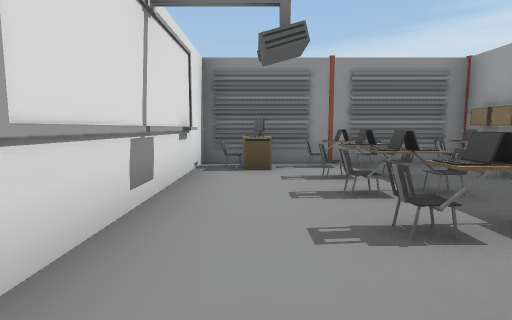
view 1 (above)

24 first-person views from a walk through a 3-D level made in the Unity game engine. The camera is 1.4 m above the floor, tilts 6° down and sees 80° across. The floor is counted in squares, 2 m on a side. Each view is taken from the middle of a square. On the plan, view 1 faces up. The plan holds only what a view shows up to about 10 squares ahead; the rest is blank. The place goes on beyond the plan. The player is left out. Door leaves are left out, so doorways stand open. Some surface patterns are stand-ins.

view 2
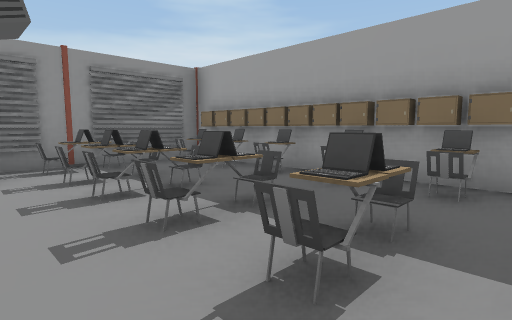

view 3
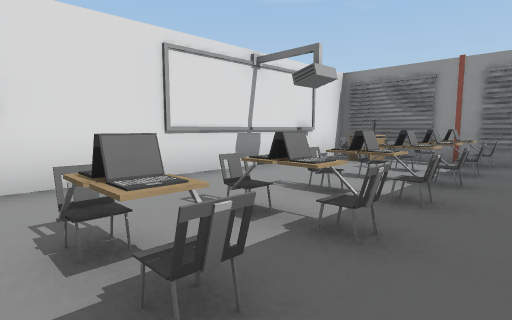

view 4
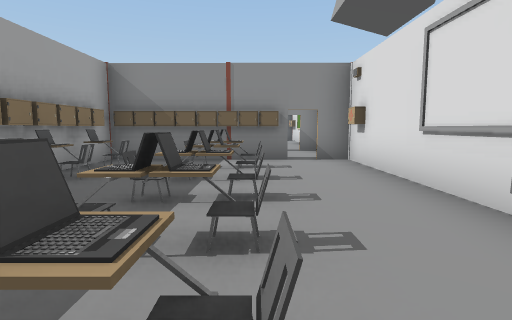

view 5
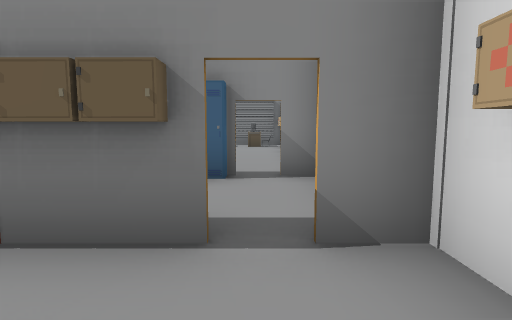

view 6
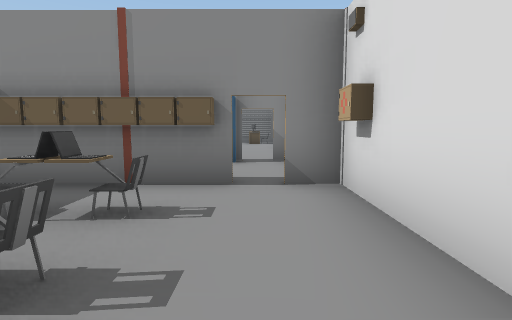

view 7
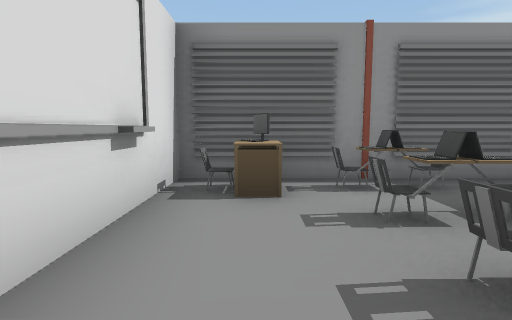

view 8
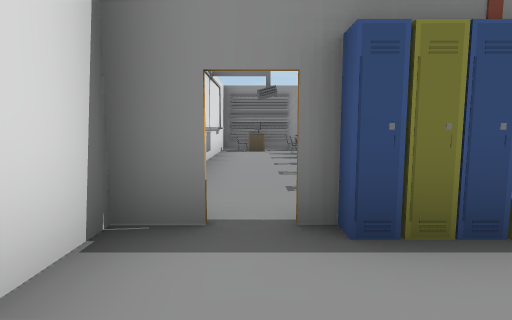

view 9
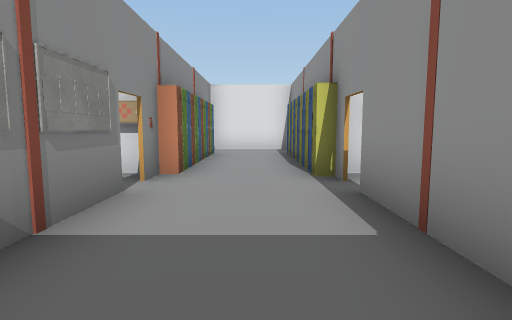

view 10
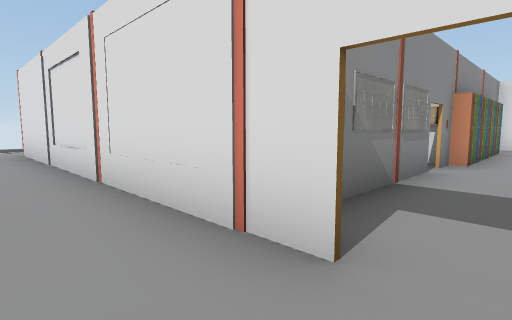

view 11
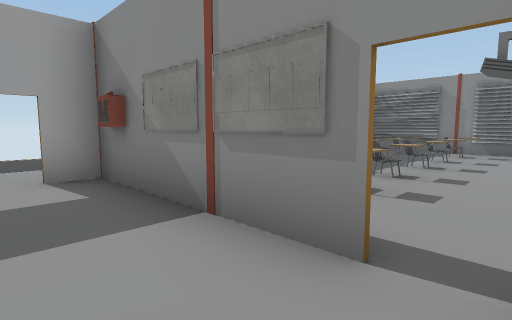

view 12
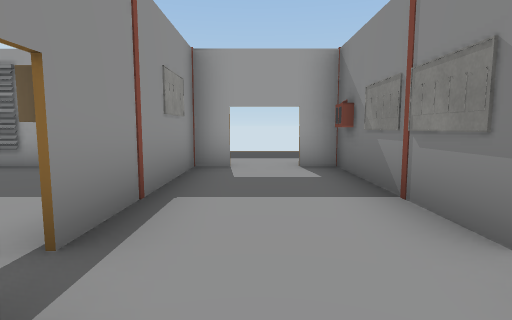

view 13
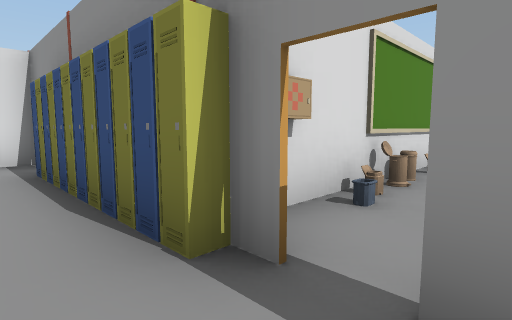

view 14
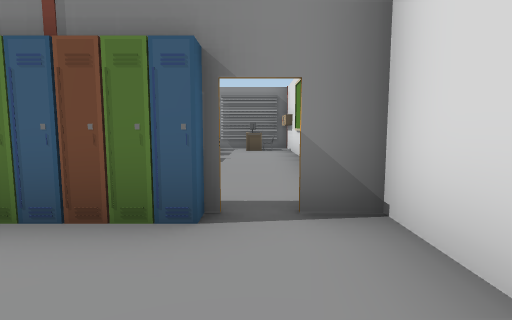

view 15
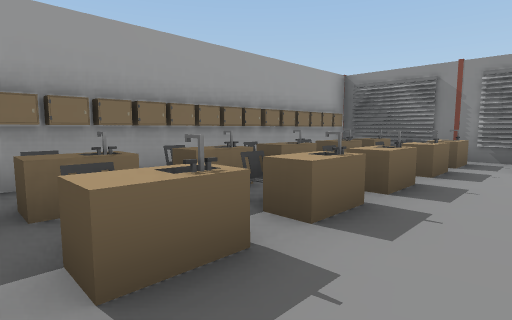

view 16
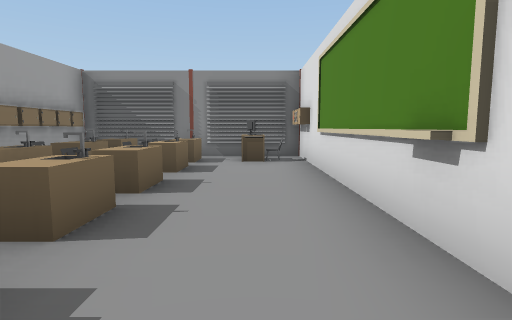

view 17
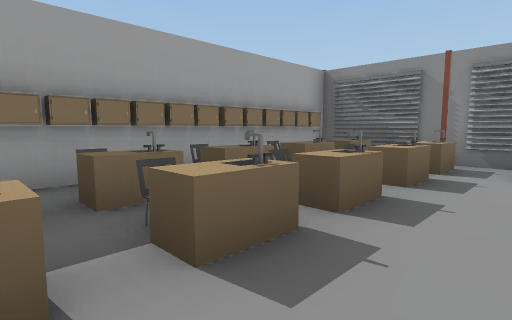

view 18
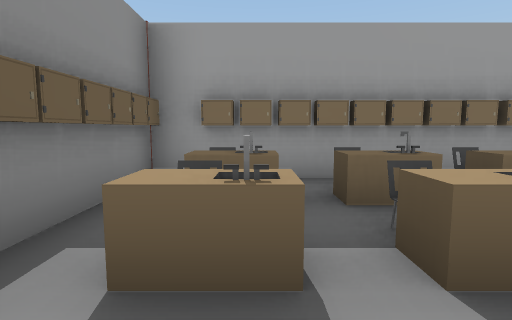

view 19
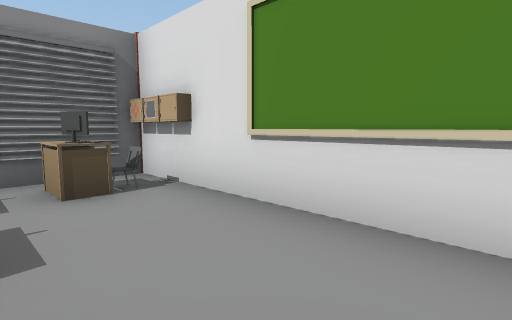

view 20
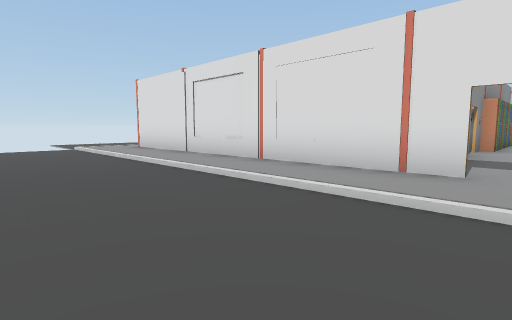

view 21
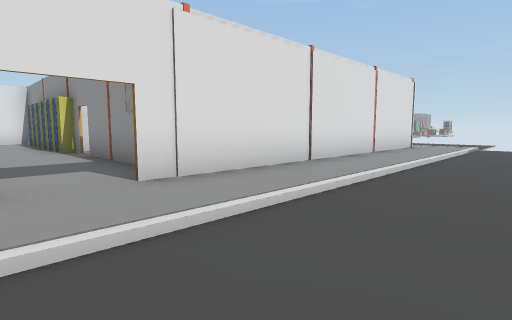

view 22
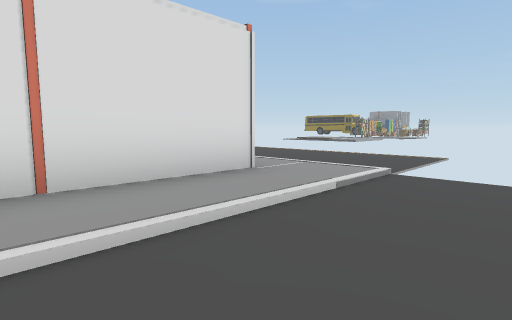

view 23
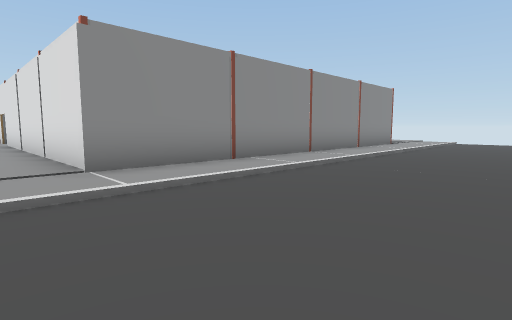

view 24
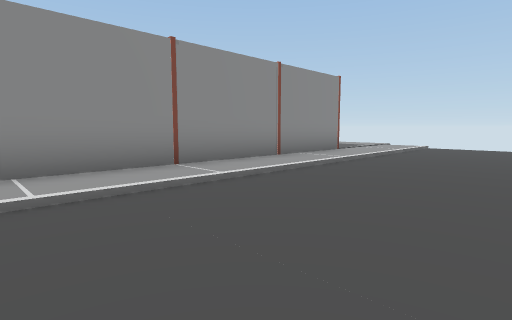

### Floor plan
Key: @ floor where view 1 was taken; # wall or solid block; . main floor; : floor 0.25 m higher than the main floor; + floor 1.25 m higher than the main floor; / step, stairs or slope; D open door; L laptop; C chair; M computer; K locker; T table; O other object.
Columns run from 4 left of view 1 to 14 right of it. Each row starts with its distance up from view 1.
 11       ..........
 10 ................
  9 ................
  8 ................
  7  ::::LC:O::::::/..
  6   :#MCL#K #####/..
  5    CT:L:K     #/..
  4    #:CCOK     #/..
  3    #LCLCL     #/..
  2    #:CLOKO   ##/.
  1    #CLLCLO   ##/..
  0    #@CCCKO    #/..
 -1    #::L:K     #/..
 -2    #:KKKKKK   #/..
 -3    #::::::::::D/...
 -4    #:KKKKOO#OO#/...
 -5     ::KKK#    #/...
 -6    #:CTTK OO  #/...
 -7    #::T+C C:  #/...
 -8    #::CCK ::  #/...
 -9    #::TTK CC  #/..
-10    #:OT K CCO #/..
-11    KTOT K ::O #/..
-12    CO:TTK OOO##/..
-13    :###:: ####:/..
-14               :/..

Where each view was taken, in squares from view 1:
view 1: 0 up, 0 right, facing up
view 2: 0 up, 0 right, facing up-right
view 3: 1 down, 3 right, facing up-left
view 4: 5 up, 1 right, facing down
view 5: 0 up, 0 right, facing down
view 6: 2 up, 0 right, facing down
view 7: 2 up, 0 right, facing up
view 8: 4 down, 0 right, facing up
view 9: 3 down, 9 right, facing left
view 10: 3 down, 11 right, facing down-left
view 11: 3 down, 5 right, facing down-right
view 12: 3 down, 4 right, facing right
view 13: 3 down, 6 right, facing up-left
view 14: 2 down, 0 right, facing down
view 15: 5 down, 0 right, facing down-right
view 16: 5 down, 0 right, facing down
view 17: 6 down, 0 right, facing down-right
view 18: 6 down, 0 right, facing right
view 19: 8 down, 1 right, facing down-left
view 20: 3 down, 14 right, facing down-left
view 21: 4 down, 13 right, facing up-left
view 22: 3 up, 13 right, facing up-left
view 23: 11 up, 11 right, facing down-left
view 24: 11 up, 7 right, facing down-left
